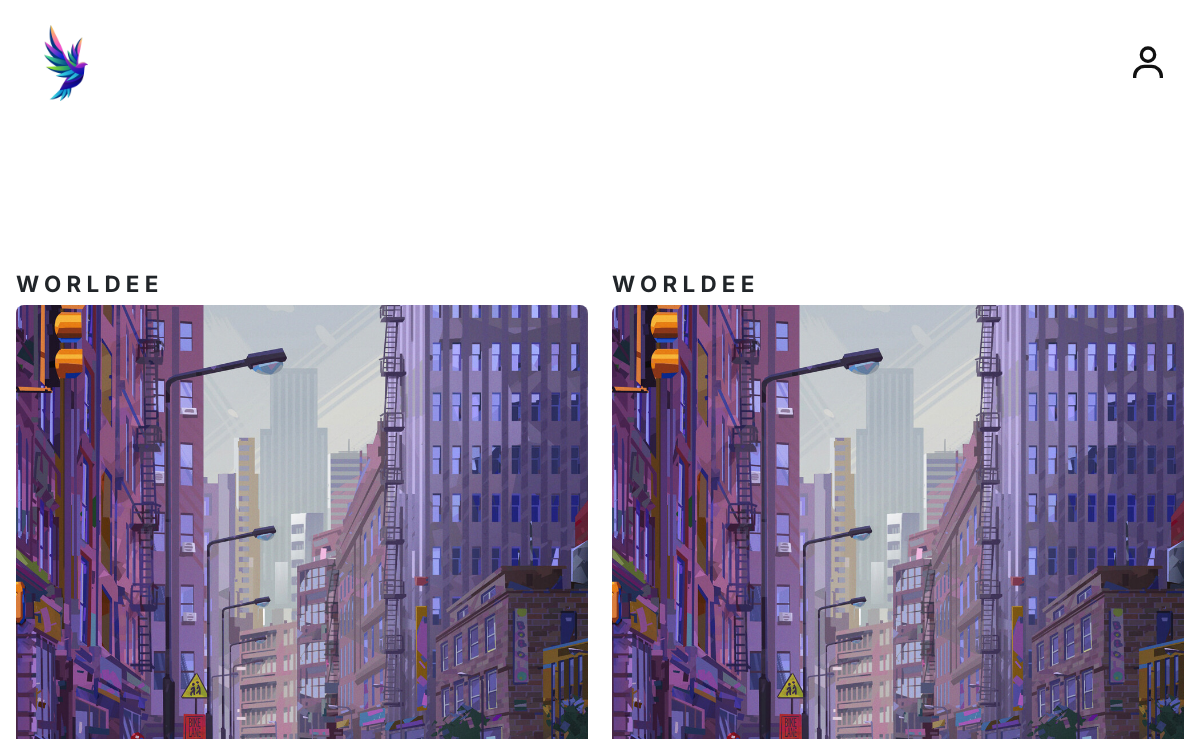
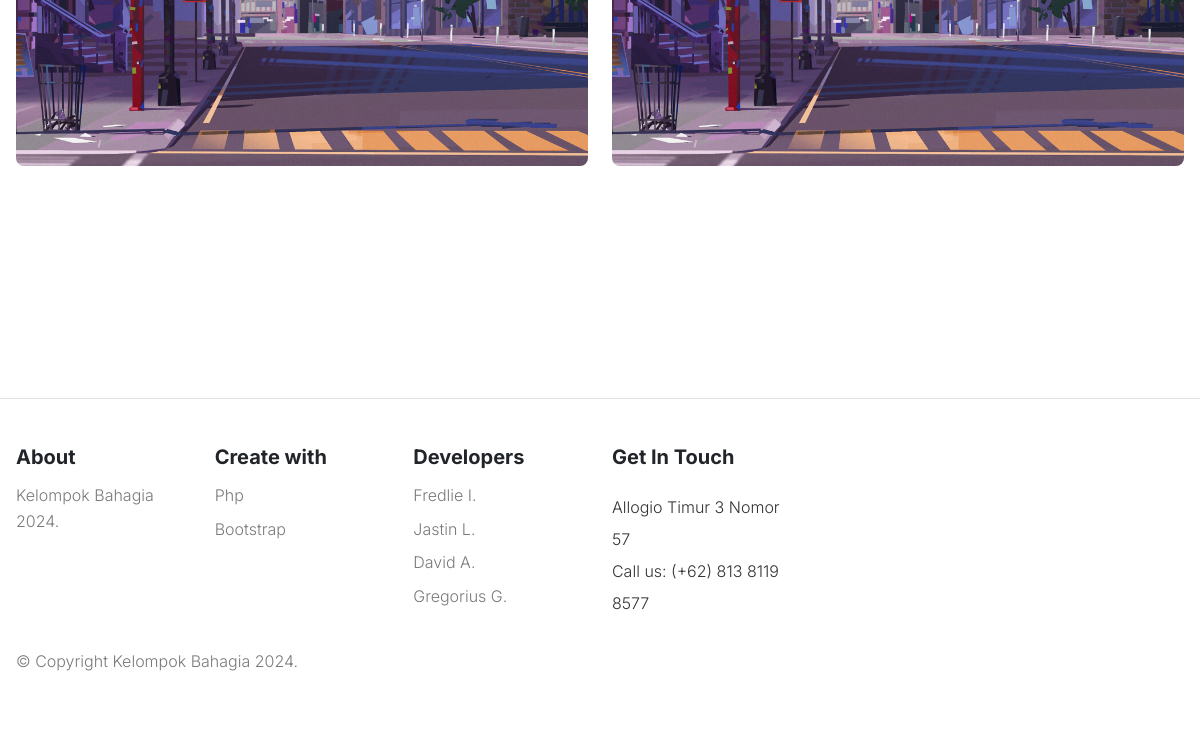
/availEvent.php, run on an earlier commit of the app's database (2 pictures, top to bottom).
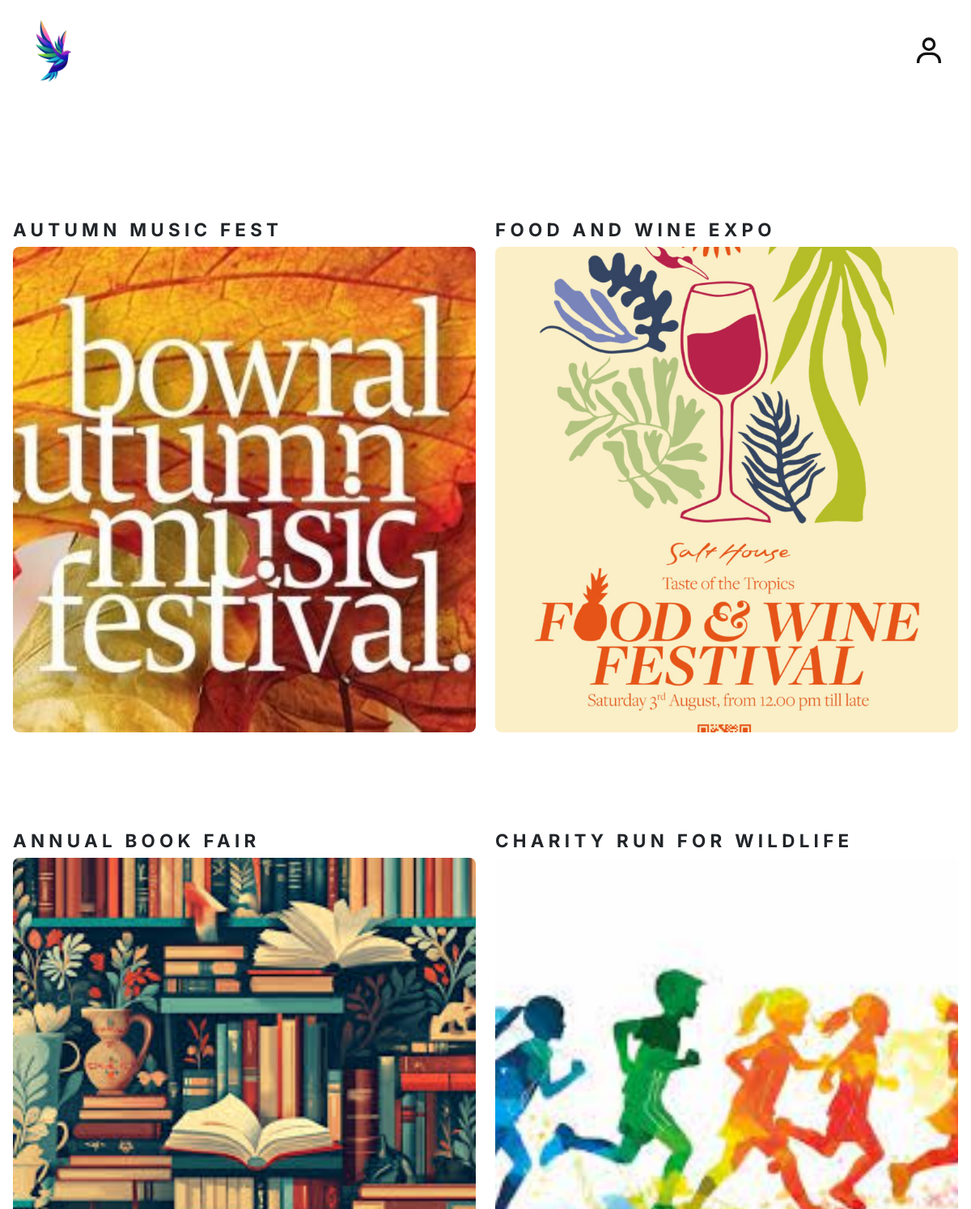
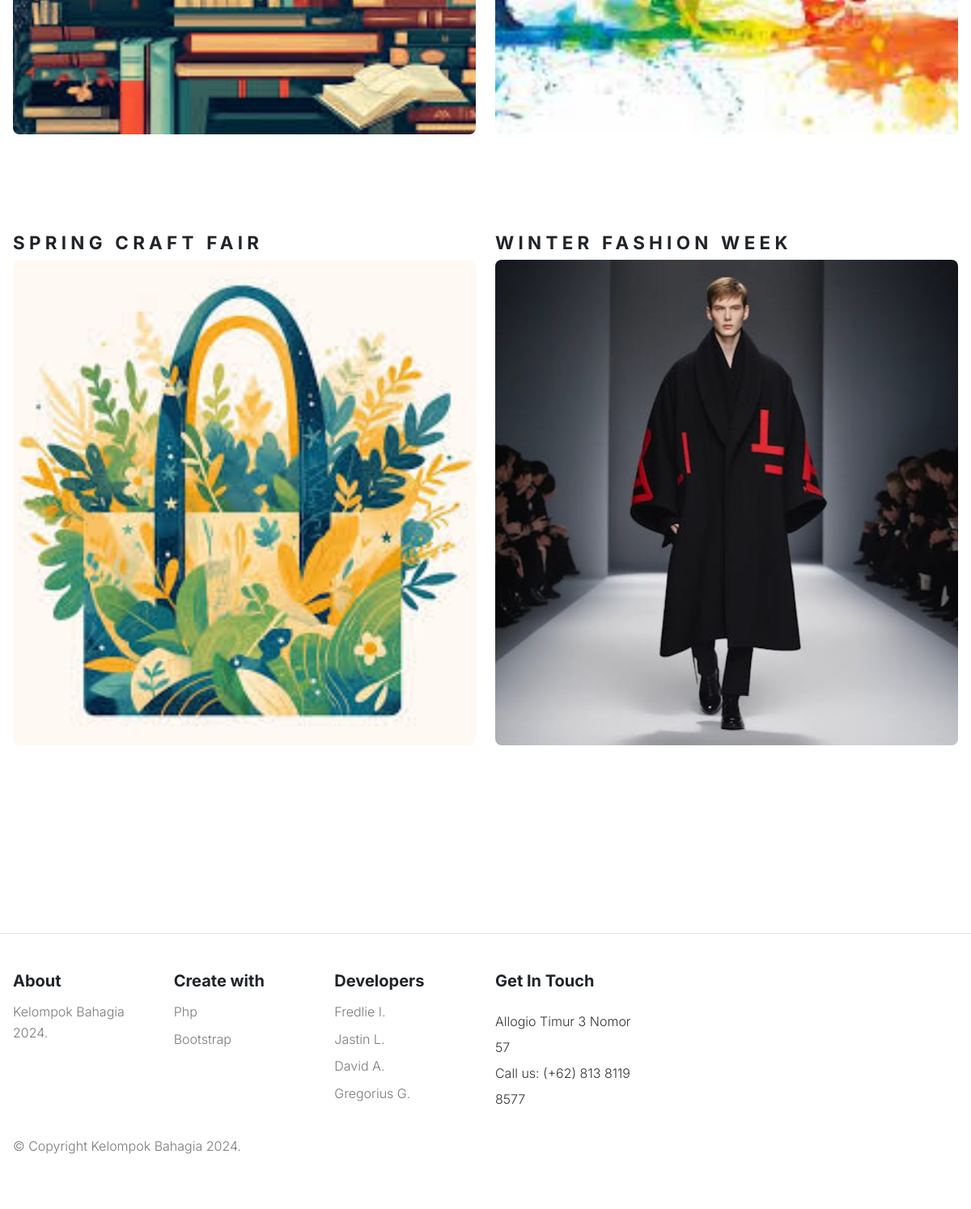
And on a later commit of the database (2 pictures, top to bottom).
### tables this page shows
CREATE TABLE `events` (
  `id_events` int(11) NOT NULL,
  `event_name` varchar(255) NOT NULL,
  `date_time` date NOT NULL,
  `max_capacity` int(11) NOT NULL,
  `location` varchar(225) NOT NULL,
  `description` text NOT NULL,
  `photo` varchar(225) NOT NULL,
  `created_at` timestamp NOT NULL DEFAULT current_timestamp(),
  `status` varchar(30) DEFAULT NULL
);

### openevent.php (the view, shortened to what this page needs)
<?php
require "connect.php";
$sql = "SELECT * FROM events WHERE status = 'open'";
$result = $conn->query($sql);
if ($result->num_rows > 0) {
    while ($row = $result->fetch_assoc()) {
        echo '<div class="col mb-4 mb-3" style="max-width: 600px;">';
        echo '  <div class="product-card position-relative" style="margin-bottom: 80px;">';
        echo '    <div class="card-detail d-flex justify-content-between align-items-center mt-3">';
        echo '      <h2 class="section-title text-uppercase">' . $row['event_name'] . '</h2>';
        echo '    </div>';
        echo '    <div class="card-img align-items-center">';
        echo '      <img src="' . $row['photo'] . '" alt="' . $row['event_name'] . '"
                        class="product-image img-fluid rounded-3 w-100"
                        style="height: 600px; object-fit: cover;">';
        echo '    </div>';
        echo '  </div>';
        echo '</div>';
    }
} else {
    echo '<p>No events found.</p>';
}
?>

What changed in the data, as far as the page shows it:
removed events: event_name "WORLDEE", photo (picture)
removed events: event_name "WORLDEE", photo (picture)
added events: event_name "AUTUMN MUSIC FEST", photo (picture)
added events: event_name "FOOD AND WINE EXPO", photo (picture)
added events: event_name "ANNUAL BOOK FAIR", photo (picture)
added events: event_name "CHARITY RUN FOR WILDLIFE", photo (picture)
added events: event_name "SPRING CRAFT FAIR", photo (picture)
added events: event_name "WINTER FASHION WEEK", photo (picture)
